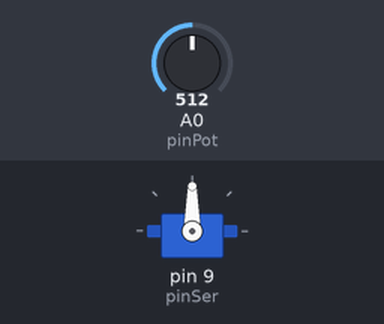
The sketch below on a simulated Arduino Uno, built with avr-gcc and run on an emulated ATmega328P. Parts: servo. Inputs (shaded band) come from the test bench; at power-on: A0 (pinPot) = 512.

Above: at 1.2 s.
1.3 s: A0 (pinPot) set to 716
At 1.8 s:
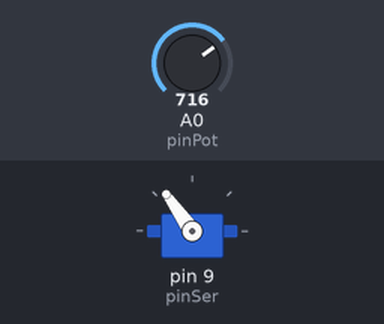
2.8 s: A0 (pinPot) set to 900
At 3.9 s:
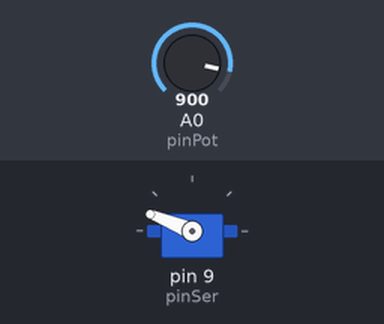
4.3 s: A0 (pinPot) set to 1023
At 5.3 s:
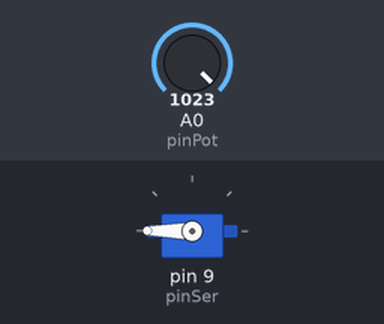
5.8 s: A0 (pinPot) set to 306
At 6.2 s:
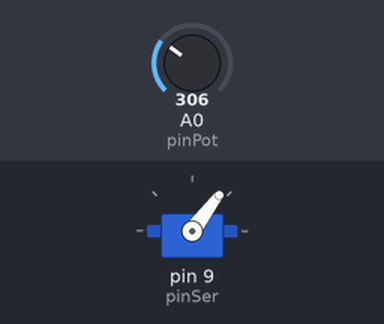
7.3 s: A0 (pinPot) set to 122
At 8.8 s:
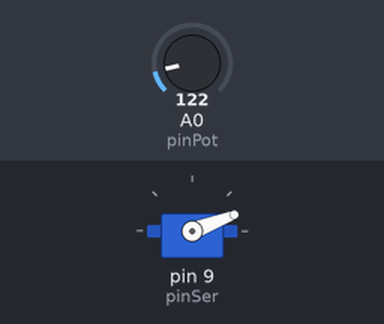
Timing chart, 0 to 9.8 s (numbered marks = the images above; inputs shaded):
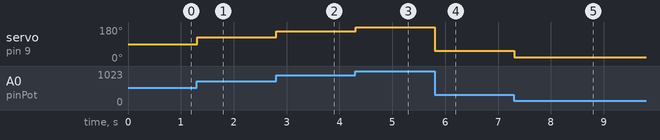

Measured:
- after the input at 1.3 s, servo on pin 9 (pinSer): 90° → 125° at once
- after the input at 2.8 s, servo on pin 9 (pinSer): 125° → 158° at once
- after the input at 4.3 s, servo on pin 9 (pinSer): 158° → 180° at once
- after the input at 5.8 s, servo on pin 9 (pinSer): 180° → 53° at once
- after the input at 7.3 s, servo on pin 9 (pinSer): 53° → 21° at once

The sketch:

ServoMotor.ino
```cpp
#include <Servo.h>

const int pinPot = A0, pinSer = 9; // el pin dle potenciómetro es analógico, y el del Servomootor es pin PW

Servo servo; //definición del onjeto servo de la clase Servo

void setup() {
  pinMode(pinPot, INPUT);
  pinMode(pinSer, OUTPUT);

  servo.attach(pinSer); //se ancla el servo al pin pinSer


}

void loop() {
  int lec = analogRead(pinPot);
  lec = map(lec, 0, 1023, 0, 180);

  servo.write(lec);
  delay(15);

}
```
